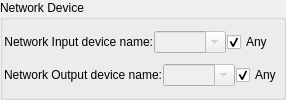
    <widget class="QGroupBox" name="groupBoxInterface" >
     <property name="title" >
      <string>Network Device</string>
     </property>
     <layout class="QVBoxLayout" >
      <property name="spacing" >
       <number>1</number>
      </property>
      <property name="leftMargin" >
       <number>1</number>
      </property>
      <property name="topMargin" >
       <number>1</number>
      </property>
      <property name="rightMargin" >
       <number>1</number>
      </property>
      <property name="bottomMargin" >
       <number>1</number>
      </property>
      <item>
       <layout class="QHBoxLayout" >
        <item>
         <widget class="QLabel" name="labelInDevname" >
          <property name="text" >
           <string>Network Input device name:</string>
          </property>
          <property name="alignment" >
           <set>Qt::AlignRight|Qt::AlignTrailing|Qt::AlignVCenter</set>
          </property>
         </widget>
        </item>
        <item>
         <widget class="IQFComboBox" name="comboBoxInInterface" >
          <property name="enabled" >
           <bool>false</bool>
          </property>
          <property name="editable" >
           <bool>true</bool>
          </property>
         </widget>
        </item>
        <item>
         <widget class="IQFCheckBox" name="checkBoxAnyInDev" >
          <property name="text" >
           <string>Any</string>
          </property>
          <property name="checked" >
           <bool>true</bool>
          </property>
         </widget>
        </item>
       </layout>
      </item>
      <item>
       <layout class="QHBoxLayout" >
        <item>
         <widget class="QLabel" name="labelOutDevname" >
          <property name="text" >
           <string>Network Output device name:</string>
          </property>
          <property name="alignment" >
           <set>Qt::AlignRight|Qt::AlignTrailing|Qt::AlignVCenter</set>
          </property>
         </widget>
        </item>
        <item>
         <widget class="IQFComboBox" name="comboBoxOutInterface" >
          <property name="enabled" >
           <bool>false</bool>
          </property>
          <property name="editable" >
           <bool>true</bool>
          </property>
         </widget>
        </item>
        <item>
         <widget class="QCheckBox" name="checkBoxAnyOutDev" >
          <property name="text" >
           <string>Any</string>
          </property>
          <property name="checked" >
           <bool>true</bool>
          </property>
         </widget>
        </item>
       </layout>
      </item>
     </layout>
    </widget>
